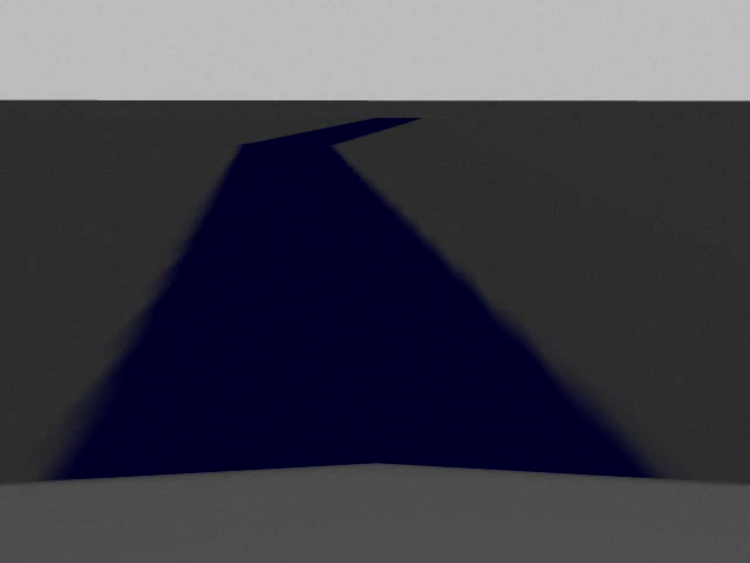
#> input picture Images/imageRoad.png, 1499 x 1125 px, found by its file name (shown at 1/2 size)
$ python lane_detect_frame_.py
#> lines starting #> are read from the running program, lines starting #| are printed output that depends on the picture; after the words box and inside, x2 and y2 are one past the last pixel; in counts of white or black regions, pixels touching at a corner belong together

import cv2
import numpy

image = cv2.imread('/home/jaisharma/Pictures/imageRoad.png')
#> image is the input picture: shape (1125, 1499, 3); mean B, G, R 74.9, 63.3, 64.1

print("Image Size: ", image.shape)
#| Image Size:  (1125, 1499, 3)


##### Segmentation
light_line = numpy.array([10,10,10])
dark_line = numpy.array([153,153,153])
mask = cv2.inRange(image, light_line,dark_line)
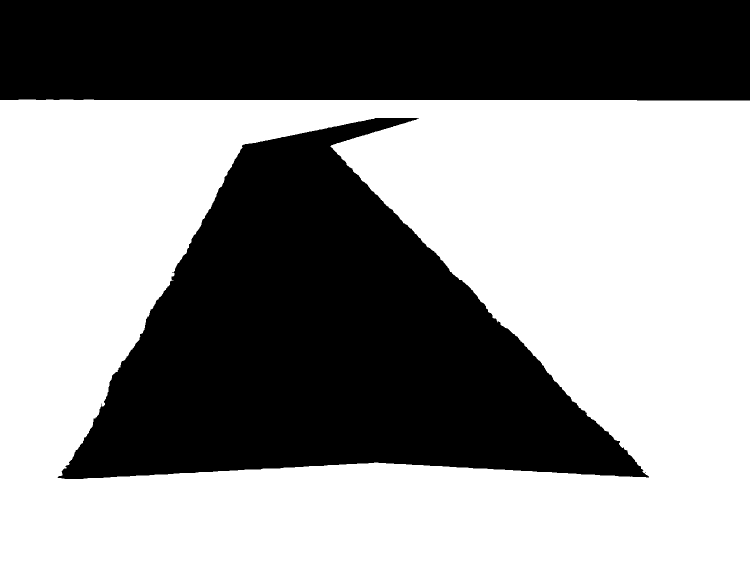
#> mask: shape (1125, 1499) (shown at 1/2 size); 56.1% white; 3 black regions (1 under 20 px), largest, box (x1, y1, x2, y2) and area: (115, 236, 1298, 958) 439690, (0, 0, 1499, 201) 299926


##### Boundaries Extraction
canny= cv2.Canny(mask,20,200)
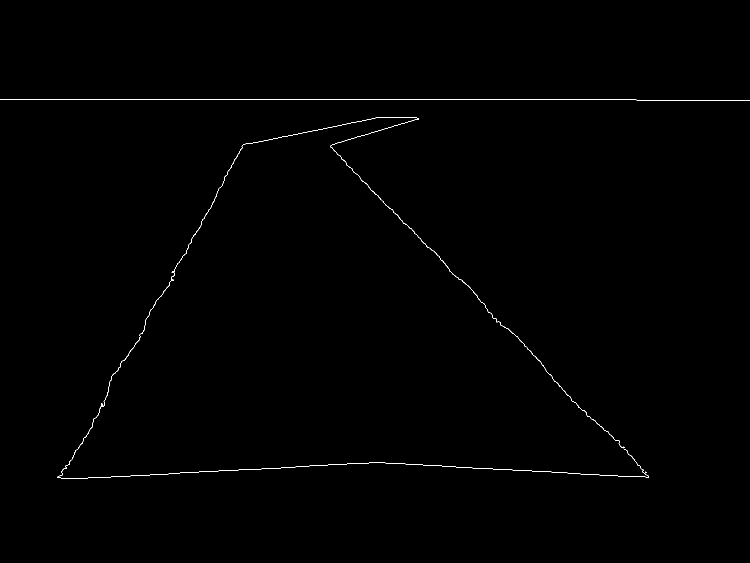
#> canny: shape (1125, 1499) (shown at 1/2 size); 0.31% white in thin lines or dots, all inside (x1, y1, x2, y2) = (0, 198, 1499, 958)
r1=600; c1=0
img = canny[r1:r1+161,c1:c1+1499]
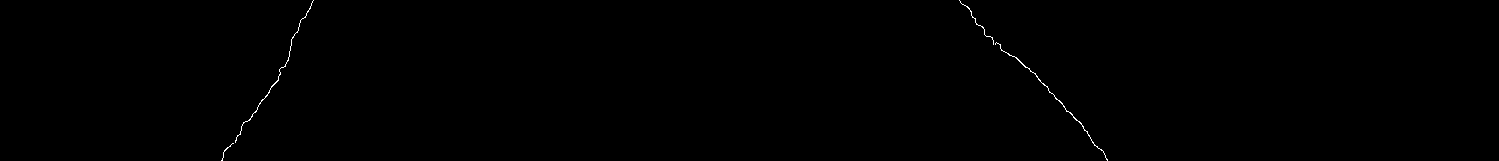
#> img: shape (161, 1499); 0.19% white in thin lines or dots, all inside (x1, y1, x2, y2) = (221, 0, 1108, 161)

cv2.imshow('output image',img)


# ##### Finding Line  Mid point
edge=[]
for i in range (1499):
    if(img[160,i]==255):
        edge.append(i)
#> after the loop, edge = [221, 222, 1107]
print("Edges: ", edge)
#| Edges:  [221, 222, 1107]

# ## We only need two points # one from left line # second from right line # When values are 4
if(len(edge)==4):
    edge[0]=edge[0]
    edge[1]=edge[2]

# ## When Values are 3 and if they are 2 we donot need to process them. If the values of pixels is greater then 5 then they are adjecent to eachother
if(len(edge)==3):
    for i in range(len(edge)):
        if(edge[1] - edge[0] > 5):        ## meaning idx(0) and idx(1) are ok [193, 506, 507 ]
            edge[0]=edge[0]
            edge[1]=edge[1]
        else:                             #[193, 194, 507 ]
            edge[0]=edge[0]
            edge[1]=edge[2]
#> this loop made 3 passes
#> after the loop, edge = [221, 1107, 1107]

# ## Apllying a white pixel to final line mid point found
mid_area=(edge[1]-edge[0])
#> mid_area = 886
laneMid = int(edge[0] + (mid_area/2))
#> laneMid = 664
img[160,int(laneMid)] = 255

# ##### Finding Frame Mid point
midFrame = int(image.shape[1]/2)
#> midFrame = 749

# ##### Controlling the car process
error = midFrame - laneMid
#> error = 85
if(error < 0):## go left
    action="Go Right"
else :
    action="Go Left"

# ## Writing on the Frame as output for better understanding
finalImg = cv2.putText(img, action, (50,50), cv2.FONT_HERSHEY_SIMPLEX, 1, (255,0,), 2, cv2.LINE_AA)
finalImg = cv2.line(finalImg, (midFrame,20), (midFrame,140), (128,128,0), 5)
finalImg = cv2.line(finalImg, (midFrame - 10,80), (midFrame + 10,80), (128,128,0), 5)
finalImg = cv2.line(finalImg, (laneMid,20), (laneMid,140), (128,0,255), 5)
finalImg = cv2.line(finalImg, (laneMid - 10,80), (laneMid + 10,80), (128,128,0), 5)
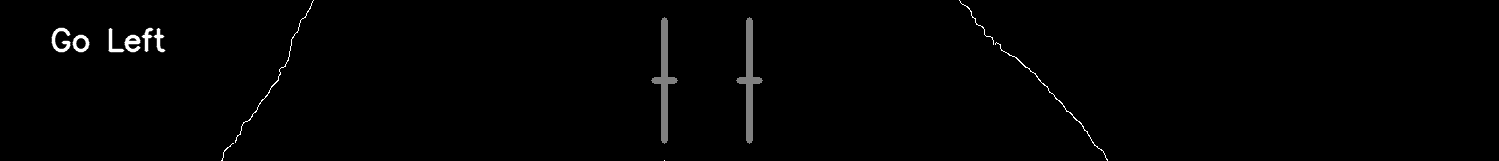
#> finalImg: shape (161, 1499); min 0, max 255, mean 2.4

print("Error:",error," || Middle of Camera Frame:",midFrame,"  ||  Middle of Lane:",laneMid)
#| Error: 85  || Middle of Camera Frame: 749   ||  Middle of Lane: 664

im_rgb = cv2.cvtColor(finalImg, cv2.COLOR_RGB2BGR)
cv2.imshow('final output image',finalImg)
cv2.waitKey(0)
cv2.destroyAllWindows()

$ run again, with Images/img1.png copied over Images/imageRoad.png
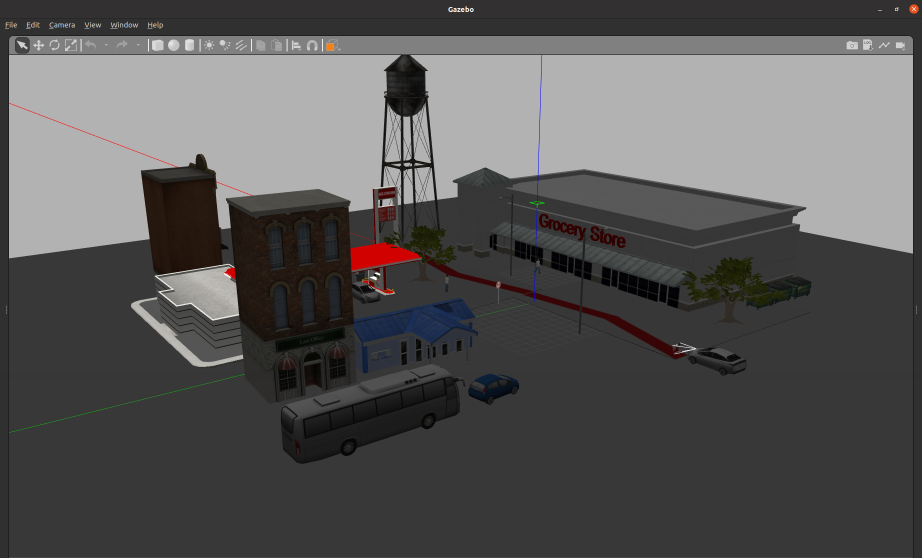
#> input picture Images/img1.png, 1843 x 1116 px, found by its file name (shown at 1/2 size)
#> image is the input picture: shape (1116, 1843, 3); mean B, G, R 86.8, 87.1, 88.3
#| Image Size:  (1116, 1843, 3)
#> `mask = cv2.inRange(image, light_line,dark_line)`:
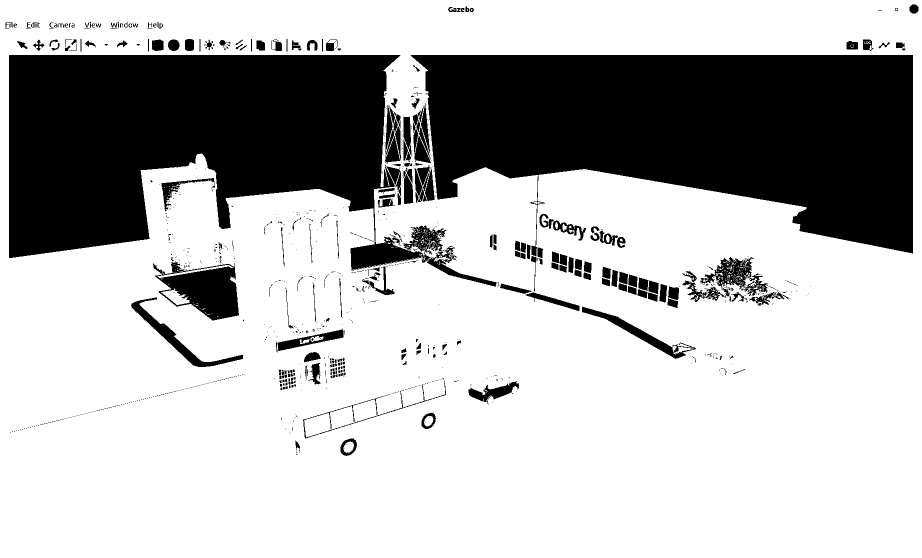
#> mask: shape (1116, 1843) (shown at 1/2 size); 71.5% white; 979 black regions (741 under 20 px), largest, box (x1, y1, x2, y2) and area: (821, 110, 1826, 507) 275205, (18, 110, 994, 573) 243737, (306, 523, 478, 641) 11293
#> canny: shape (1116, 1843); 1.6% white in thin lines or dots, all inside (x1, y1, x2, y2) = (9, 8, 1837, 912)
#> img: shape (161, 1499); 2% white in thin lines or dots, all inside (x1, y1, x2, y2) = (262, 0, 1499, 161)
#> after the loop `for i in range (1499):`: edge = 41 values from 435 to 993
#| Edges:  [435, 436, 437, 441, 443, 444, 445, 560, 561, 562, 565, 568, 570, 573, 576, 579, 582, 584, 585, 610, 611, 615, 621, 622, 623, 624, 625, 633, 634, 651, 652, 653, 871, 872, 878, 879, 914, 915, 916, 992, 993]
#> mid_area = 1
#> laneMid = 435
#> error = 486
#> `finalImg = cv2.line(finalImg, (laneMid - 10,80), (laneMid + 10,80), (1..`:
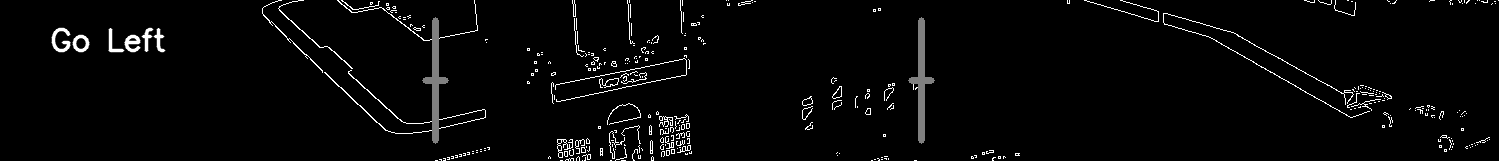
#> finalImg: shape (161, 1499); min 0, max 255, mean 7.1
#| Error: 486  || Middle of Camera Frame: 921   ||  Middle of Lane: 435

$ run again, with Images/img2.png copied over Images/imageRoad.png
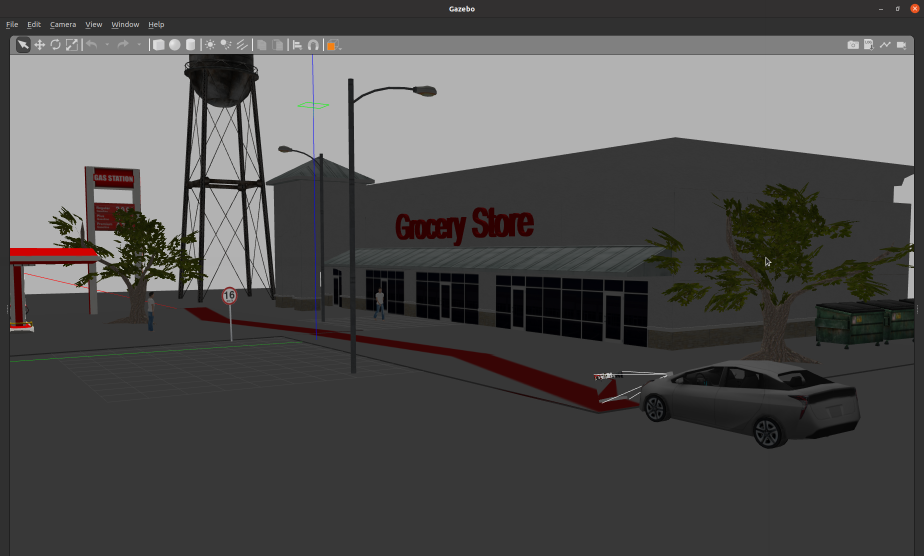
#> input picture Images/img2.png, 1847 x 1112 px, found by its file name (shown at 1/2 size)
#> image is the input picture: shape (1112, 1847, 3); mean B, G, R 79.2, 80.1, 81.3
#| Image Size:  (1112, 1847, 3)
#> `mask = cv2.inRange(image, light_line,dark_line)`:
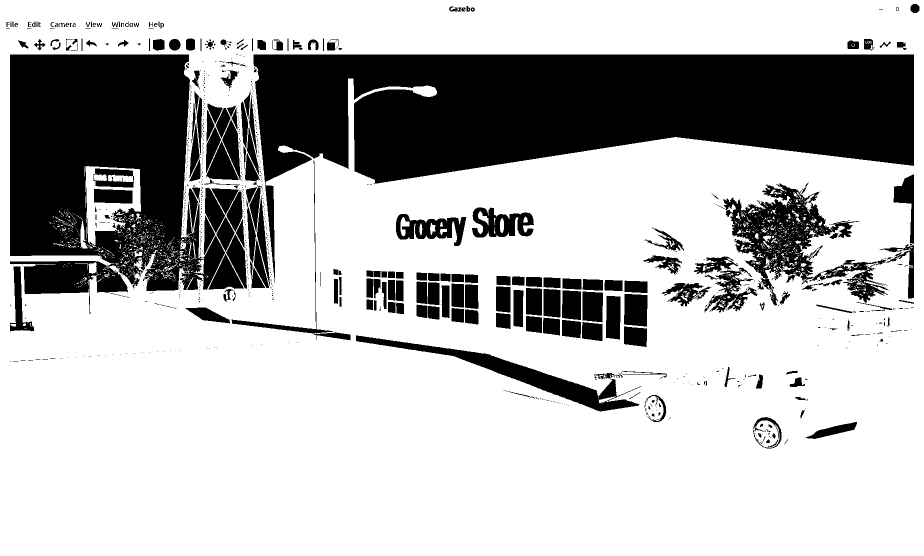
#> mask: shape (1112, 1847) (shown at 1/2 size); 71.6% white; 950 black regions (711 under 20 px), largest, box (x1, y1, x2, y2) and area: (507, 109, 1828, 565) 270518, (20, 109, 450, 628) 149881, (1436, 367, 1776, 612) 25459
#> canny: shape (1112, 1847); 2.5% white in thin lines or dots, all inside (x1, y1, x2, y2) = (11, 7, 1839, 898)
#> img: shape (161, 1499); 2.6% white in thin lines or dots
#> after the loop `for i in range (1499):`: edge = [1034, 1035, 1036, 1037, 1132, 1133, 1223, 1230, 1451, 1456]
#| Edges:  [1034, 1035, 1036, 1037, 1132, 1133, 1223, 1230, 1451, 1456]
#> mid_area = 1
#> laneMid = 1034
#> error = -111
#> `finalImg = cv2.line(finalImg, (laneMid - 10,80), (laneMid + 10,80), (1..`:
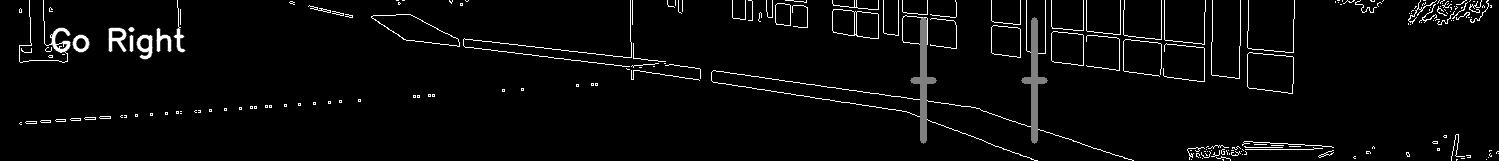
#> finalImg: shape (161, 1499); min 0, max 255, mean 8.8
#| Error: -111  || Middle of Camera Frame: 923   ||  Middle of Lane: 1034
